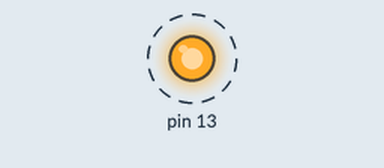
Bench run of a sketch on a simulated Arduino Uno, built with avr-gcc and run on an emulated ATmega328P. On the bench: output pins drawn as LEDs (lit = HIGH). Dashed ring = blinking. What the sketch prints to the serial monitor is not drawn.

Above: at 0.15 s.
Timing chart, 0 to 3.0 s (numbered marks = the images above):
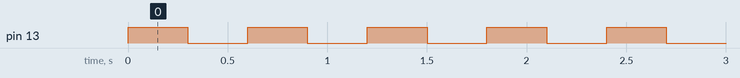

The sketch:

Blink300msWithSerial.ino
```cpp
void setup() {
  Serial.begin(9600);
  pinMode(13, OUTPUT);
}

// the loop function runs over and over again forever
void loop() {
  Serial.println("LED ON");
  digitalWrite(13, HIGH);
  delay(300);
  Serial.println("LED OFF");
  digitalWrite(13, LOW);
  delay(300);
}
```

Measured:
- by itself, pin 13: alternates HIGH for 0.30 s and LOW for 0.30 s
